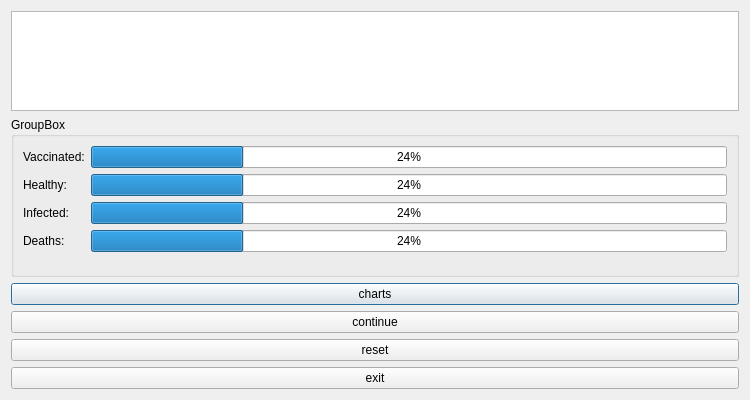
<?xml version="1.0" encoding="UTF-8"?>
<ui version="4.0">
 <class>statusScreen</class>
 <widget class="QDialog" name="statusScreen">
  <property name="geometry">
   <rect>
    <x>0</x>
    <y>0</y>
    <width>750</width>
    <height>400</height>
   </rect>
  </property>
  <property name="maximumSize">
   <size>
    <width>750</width>
    <height>400</height>
   </size>
  </property>
  <property name="windowTitle">
   <string>statusScreen</string>
  </property>
  <layout class="QVBoxLayout" name="verticalLayout">
   <item>
    <widget class="QTextBrowser" name="resultText">
     <property name="enabled">
      <bool>true</bool>
     </property>
     <property name="maximumSize">
      <size>
       <width>782</width>
       <height>100</height>
      </size>
     </property>
    </widget>
   </item>
   <item>
    <widget class="QGroupBox" name="groupBox">
     <property name="title">
      <string>GroupBox</string>
     </property>
     <layout class="QFormLayout" name="formLayout">
      <item row="0" column="0">
       <widget class="QLabel" name="vaccinatedLabel">
        <property name="text">
         <string>Vaccinated:</string>
        </property>
       </widget>
      </item>
      <item row="0" column="1">
       <widget class="QProgressBar" name="vaccinatedBar">
        <property name="value">
         <number>24</number>
        </property>
       </widget>
      </item>
      <item row="1" column="0">
       <widget class="QLabel" name="healthyLabel">
        <property name="text">
         <string>Healthy:</string>
        </property>
       </widget>
      </item>
      <item row="1" column="1">
       <widget class="QProgressBar" name="healthyBar">
        <property name="value">
         <number>24</number>
        </property>
       </widget>
      </item>
      <item row="2" column="0">
       <widget class="QLabel" name="infectedLabel">
        <property name="text">
         <string>Infected:</string>
        </property>
       </widget>
      </item>
      <item row="2" column="1">
       <widget class="QProgressBar" name="infectedBar">
        <property name="value">
         <number>24</number>
        </property>
       </widget>
      </item>
      <item row="3" column="1">
       <widget class="QProgressBar" name="deathBar">
        <property name="value">
         <number>24</number>
        </property>
       </widget>
      </item>
      <item row="3" column="0">
       <widget class="QLabel" name="deathLabel">
        <property name="text">
         <string>Deaths:</string>
        </property>
       </widget>
      </item>
     </layout>
    </widget>
   </item>
   <item>
    <widget class="QPushButton" name="chartButton">
     <property name="text">
      <string>charts</string>
     </property>
    </widget>
   </item>
   <item>
    <widget class="QPushButton" name="continueButton">
     <property name="text">
      <string>continue</string>
     </property>
    </widget>
   </item>
   <item>
    <widget class="QPushButton" name="resetButton">
     <property name="text">
      <string>reset</string>
     </property>
    </widget>
   </item>
   <item>
    <widget class="QPushButton" name="exitButton">
     <property name="text">
      <string>exit</string>
     </property>
    </widget>
   </item>
  </layout>
 </widget>
 <resources/>
 <connections/>
</ui>
